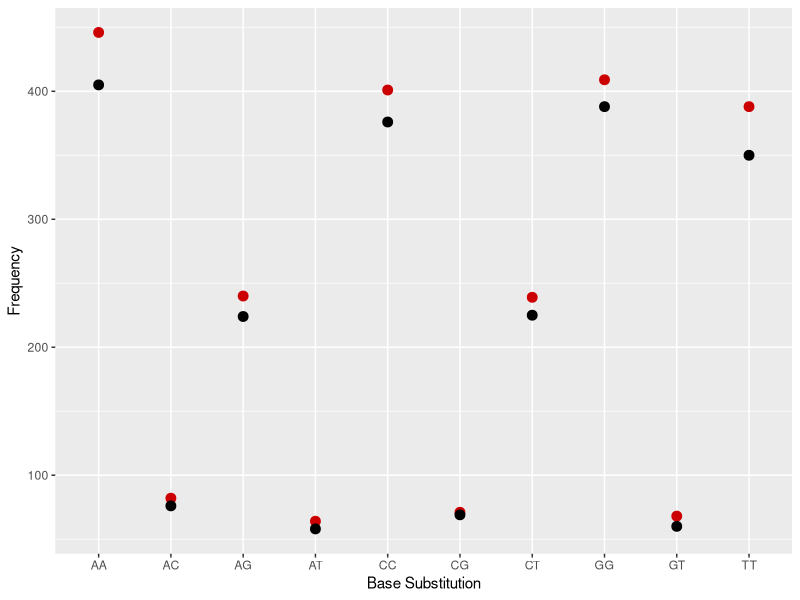

Write the R code that produced this figure.
library(ggplot2)
setwd("~/Dropbox/code/madingley/chimps/chimp-DatasetS1S2/Dataset_S2")
chr21 <- read.table("Chr21Genotypes.txt",head=T)

compareBloodPoop <- function(chimpname) {
  setwd("~/Dropbox/code/madingley/chimps/chimp-DatasetS1S2/Dataset_S2")
  chr21 <- read.table("Chr21Genotypes.txt",head=T)
  bloodcol <- paste("Blood.", chimpname, sep="")
  poopcol <- paste("Poop.", chimpname, sep="")
  bloodtable <- as.data.frame(table(chr21$bloodcol))
  pooptable <- as.data.frame(table(chr21$poopcol))
  return(bloodtable)
}



peanutblood <- as.data.frame(table(chr21$Blood.peanut))
peanutpoop <- as.data.frame(table(chr21$Poop.peanut))
#ggplot(peanutblood,aes(x=Var1, y=Freq)) + geom_point()
peanutboth <- merge(peanutblood, peanutpoop, by="Var1")
ggplot(peanutboth,aes(x=Var1)) + geom_point(size=3, colour="#CC0000",aes(y=Freq.x)) + geom_point(size=3, aes(y=Freq.y)) + xlab("Base Substitution") + ylab("Frequency")